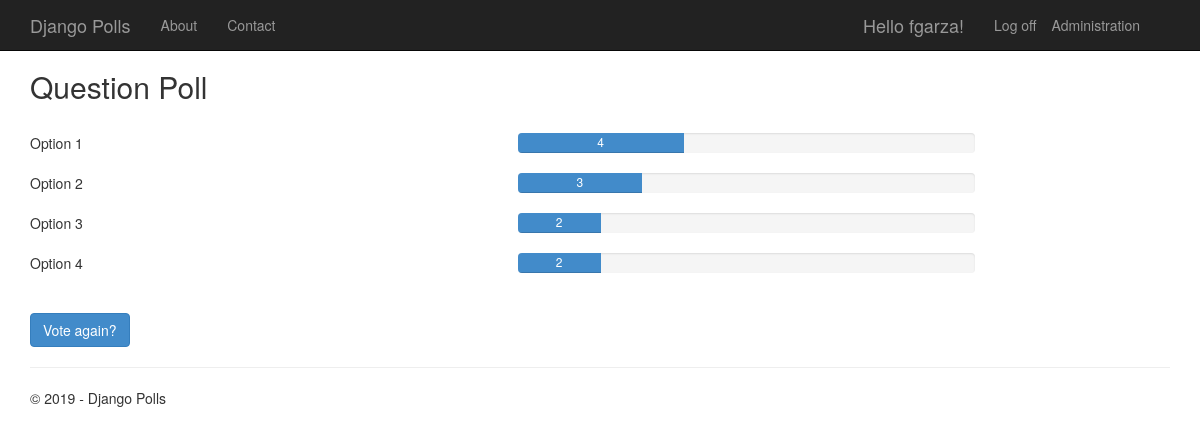
The app's page /1/results/ (signed in) with its own data.
### app/models.py (models this page shows, shortened)
class Poll(models.Model):
    text = models.CharField(max_length=200)
    pub_date = models.DateTimeField('date published')
    author = models.CharField(max_length=100, blank=True)
    def total_votes(self):
        return self.choice_set.aggregate(Sum('votes'))['votes__sum']

class Choice(models.Model):
    poll = models.ForeignKey(Poll)
    text = models.CharField(max_length=200)
    votes = models.IntegerField(default=0)
    def votes_percentage(self):
        total = self.poll.total_votes()
        return self.votes / float(total) * 100 if total > 0 else 0

### app/views.py (the view)
class PollResultsView(DetailView):
    model = Poll
    def get_context_data(self, **kwargs):
        context = super(PollResultsView, self).get_context_data(**kwargs)
        context['title'] = 'Results'
        context['year'] = datetime.now().year
        return context

### app/templates/app/results.html
{% extends "app/layout.html" %}
{% block content %}
<h2>{{ poll.text }}</h2>
<br />
{% for choice in poll.choice_set.all %}
<div class="row">
    <div class="col-sm-5">{{choice.text}}</div>
    <div class="col-sm-5">
        <div class="progress">
            <div class="progress-bar" role="progressbar" aria-valuenow="{{choice.votes}}" aria-valuemin="0" aria-valuemax="{{poll.total_votes}}" style="width: {{choice.votes_percentage}}%;">
                {{choice.votes}}
            </div>
        </div>
    </div>
</div>
{% endfor %}
<br />
<a class="btn btn-primary" href="{% url 'app:detail' poll.id %}">Vote again?</a>
{% endblock %}

### app/templates/app/loginpartial.html (shortened to what this page needs)
<ul class="nav navbar-nav navbar-right">
    <li><a href="/admin">Administration</a></li>
</ul>
{% if user.is_authenticated %}
<form id="logoutForm" action="/logout" method="post" class="navbar-right">
    <ul class="nav navbar-nav navbar-right">
        <li><span class="navbar-brand">Hello {{ user.username }}!</span></li>
        <li><a href="javascript:document.getElementById('logoutForm').submit()">Log off</a></li>
    </ul>
</form>
{% else %}
<ul class="nav navbar-nav navbar-right">
    <li><a href="{% url 'login' %}">Log in</a></li>
</ul>
{% endif %}

### app/static/app/content/site.css (style rules this page uses)
body { padding-top: 50px; padding-bottom: 20px; }

### records on screen
Poll: text "Question Poll"
Choice: text "Option 1", votes "4"
Choice: text "Option 2", votes "3"
Choice: text "Option 3", votes "2"
Choice: text "Option 4", votes "2"

### other values on screen
{{ user.username }} "fgarza"
{{ year }} "2019"
